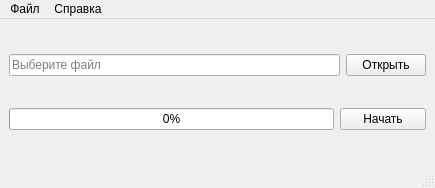
<?xml version="1.0" encoding="UTF-8"?>
<ui version="4.0">
 <class>MainWindow</class>
 <widget class="QMainWindow" name="MainWindow">
  <property name="geometry">
   <rect>
    <x>0</x>
    <y>0</y>
    <width>435</width>
    <height>188</height>
   </rect>
  </property>
  <property name="windowTitle">
   <string>parceExel v.1.0</string>
  </property>
  <widget class="QWidget" name="centralwidget">
   <layout class="QGridLayout" name="gridLayout">
    <item row="0" column="0" colspan="2">
     <widget class="QLineEdit" name="file_name_le">
      <property name="autoFillBackground">
       <bool>false</bool>
      </property>
      <property name="text">
       <string/>
      </property>
      <property name="dragEnabled">
       <bool>true</bool>
      </property>
      <property name="readOnly">
       <bool>true</bool>
      </property>
      <property name="placeholderText">
       <string>Выберите файл</string>
      </property>
     </widget>
    </item>
    <item row="0" column="2">
     <widget class="QPushButton" name="open_btn">
      <property name="text">
       <string>Открыть</string>
      </property>
     </widget>
    </item>
    <item row="1" column="0">
     <widget class="QProgressBar" name="progress_pg">
      <property name="value">
       <number>0</number>
      </property>
     </widget>
    </item>
    <item row="1" column="1" colspan="2">
     <widget class="QPushButton" name="start_bt">
      <property name="text">
       <string>Начать</string>
      </property>
     </widget>
    </item>
   </layout>
  </widget>
  <widget class="QMenuBar" name="menubar">
   <property name="geometry">
    <rect>
     <x>0</x>
     <y>0</y>
     <width>435</width>
     <height>30</height>
    </rect>
   </property>
   <widget class="QMenu" name="menu">
    <property name="title">
     <string>Файл</string>
    </property>
    <addaction name="action_open"/>
    <addaction name="separator"/>
    <addaction name="action_exit"/>
   </widget>
   <widget class="QMenu" name="menu_2">
    <property name="title">
     <string>Справка</string>
    </property>
    <addaction name="action_about"/>
   </widget>
   <addaction name="menu"/>
   <addaction name="menu_2"/>
  </widget>
  <widget class="QStatusBar" name="statusbar"/>
  <action name="action_open">
   <property name="text">
    <string>Открыть...</string>
   </property>
  </action>
  <action name="action_exit">
   <property name="text">
    <string>Выход</string>
   </property>
  </action>
  <action name="action_about">
   <property name="text">
    <string>О программе</string>
   </property>
  </action>
 </widget>
 <resources/>
 <connections/>
</ui>
